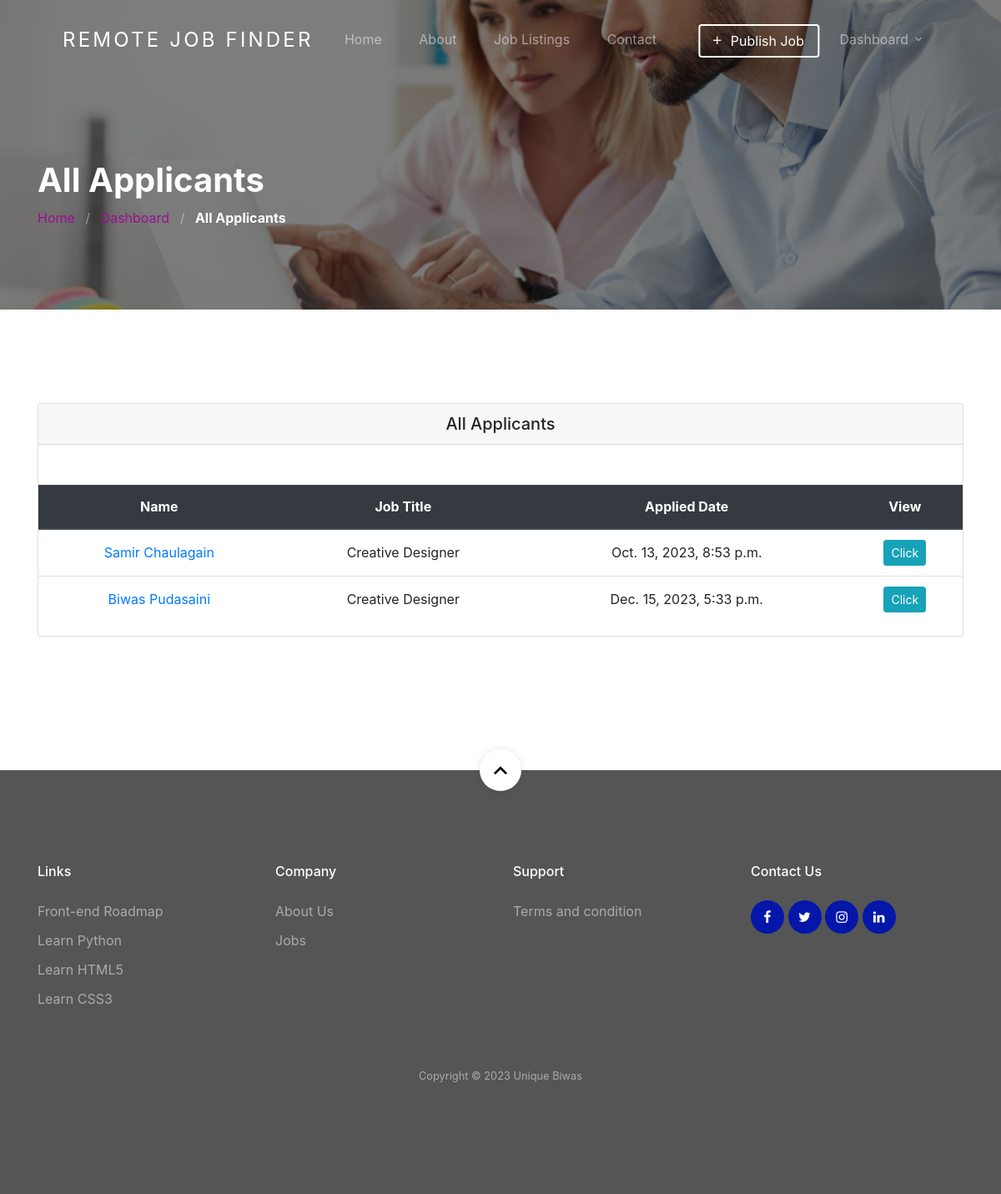
The page /dashboard/employer/job/1/applicants/ (signed in) on the database as committed earlier.
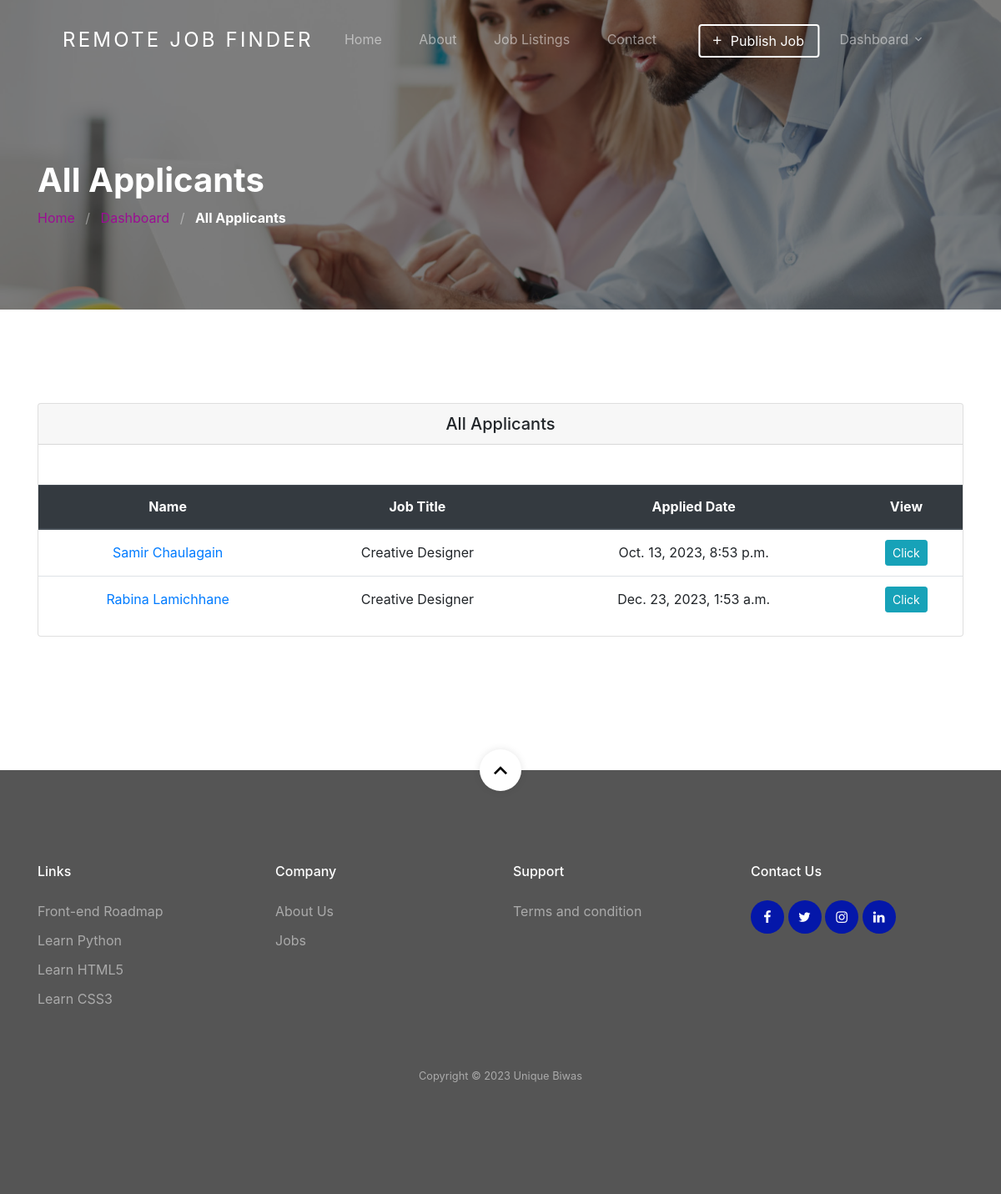
The same page on the database as committed later.
### jobapp/models.py (models this page shows, shortened)
class Applicant(models.Model):
    user = models.ForeignKey(User, on_delete=models.CASCADE)
    job = models.ForeignKey(Job, on_delete=models.CASCADE)
    timestamp = models.DateTimeField(auto_now=True, auto_now_add=False)

class Job(models.Model):
    user = models.ForeignKey(User, related_name='User', on_delete=models.CASCADE)
    title = models.CharField(max_length=300)
    description = RichTextField()
    tags = TaggableManager()
    location = models.CharField(max_length=300)
    job_type = models.CharField(choices=JOB_TYPE, max_length=1)
    category = models.ForeignKey(Category,related_name='Category', on_delete=models.CASCADE)
    salary = models.CharField(max_length=30, blank=True)
    company_name = models.CharField(max_length=300)
    company_description = RichTextField(blank=True, null=True)
    url = models.URLField(max_length=200)
    last_date = models.DateField()
    is_published = models.BooleanField(default=False)
    is_closed = models.BooleanField(default=False)
    timestamp = models.DateTimeField(auto_now=True)

### account/models.py (models this page shows, shortened)
class User(AbstractUser):
    username = None
    email = models.EmailField(unique=True, blank=False,
                              error_messages={
                                  'unique': "A user with that email already exists.",
                              })
    role = models.CharField(choices=ROLE,  max_length=10)
    gender = models.CharField(choices=JOB_TYPE, max_length=1)
    phone_number = models.CharField(max_length=10, null=True, blank=True)  # Store phone number as a string
    pdf_document = models.FileField(upload_to='pdf_documents/')
    photo=models.ImageField(upload_to='images',null=True, blank=True, default='images/default_image.png')
    USERNAME_FIELD = "email"
    REQUIRED_FIELDS = []
    def get_full_name(self):
        return self.first_name+ ' ' + self.last_name
    objects = CustomUserManager()

### jobapp/permission.py (the view)
    def wrap(request, *args, **kwargs):
        if request.user.role == 'employer':
            return function(request, *args, **kwargs)
        else:
            raise PermissionDenied

### jobapp/permission.py (called while the page is built)
def user_is_employer(function):
    def wrap(request, *args, **kwargs):
        if request.user.role == 'employer':
            return function(request, *args, **kwargs)
        else:
            raise PermissionDenied
    return wrap

### jobapp/views.py (called while the page is built)
@login_required(login_url=reverse_lazy('account:login'))
@user_is_employer
def all_applicants_view(request, id):
    all_applicants = Applicant.objects.filter(job=id)
    context = {
        'all_applicants': all_applicants
    }
    return render(request, 'jobapp/all-applicants.html', context)

### template/jobapp/all-applicants.html (shortened to what this page needs)
{% extends 'base.html' %}
{% load static %}
{% block content %}
<section class="section-hero overlay inner-page bg-image" style="background-image: url('{% static 'images/bgrr.jpg' %}');"
    id="home-section">
    <div class="container">
        <div class="row">
            <div class="col-md-7">
                <h1 class="text-white font-weight-bold">All Applicants </h1>
                <div class="custom-breadcrumbs">
                    <a href="{% url 'jobapp:home' %}">Home</a> <span class="mx-2 slash">/</span>
                    <a href="{% url 'jobapp:dashboard' %}">Dashboard</a> <span class="mx-2 slash">/</span>
                    <span class="text-white"><strong>All Applicants </strong></span>
                </div>
            </div>
        </div>
    </div>
</section>
<section class="site-section">
    <div class="container">
        <div class="row">
            <div class="col-lg-12 mb-5">
                <div class="card">
                    <h5 class="card-header text-center mb-5"> All Applicants </h5>
                    <div class="table-responsive">
                        <table class="table text-center">
                            <thead class="thead-dark">
                                <tr>
                                    <th>Name</th>
                                    <th>Job Title</th>
                                    <th>Applied Date</th>
                                    <th>View </th>
                                </tr>
                            </thead>
                            <tbody>
                                {% for applicant in all_applicants %}
                                <tr>
                                    <td class="text-center"><a href="{% url 'jobapp:applicant-details' applicant.user.id %}">{{ applicant.user.get_full_name }}</a></td     >
                                    <td>{{ applicant.job.title }}</td>
                                    <td>{{ applicant.timestamp }}</td>
                                    <td>
                                        <a class="btn btn-info btn-sm" href="{% url 'jobapp:applicant-details' applicant.user.id %}"
                                                role="button">
                                            Click
                                        </a>
                                    </td>
                                </tr>
                                {% endfor %}
                            </tbody>
                        </table>
                    </div>
                </div>
            </div>
        </div>
    </div>
</section>
{% endblock %}

### template/base.html (shortened to what this page needs)
<!DOCTYPE html>
<html>
      {% include 'head.html' %}
      <body id="top">
            {% include 'header.html' %}
            {% block content %}{% endblock %}
            {% include 'footer.html' %}
      </body>
</html>

### template/head.html (shortened to what this page needs)
{% load static %}
<head>
    <link rel="stylesheet" href="{% static 'css/custom-bs.css' %}">
    <link rel="stylesheet" href="{% static 'css/jquery.fancybox.min.css' %}">
    <link rel="stylesheet" href="{% static 'css/bootstrap-select.min.css' %}">
    <link rel="stylesheet" href="{% static 'fonts/icomoon/style.css' %}">
    <link rel="stylesheet" href="{% static 'fonts/line-icons/style.css' %}">
    <link rel="stylesheet" href="{% static 'css/owl.carousel.min.css' %}">
    <link rel="stylesheet" href="{% static 'css/animate.min.css' %}">
    <link rel="stylesheet" href="{% static 'css/bootstrap-datepicker.css' %}">
    <link rel="stylesheet" href="https://maxcdn.bootstrapcdn.com/bootstrap/4.5.2/css/bootstrap.min.css">
    <link rel="stylesheet" href="https://cdnjs.cloudflare.com/ajax/libs/open-iconic/1.1.1/font/css/open-iconic-bootstrap.min.css">
    <link rel="stylesheet" href="{% static 'css/style.css' %}">
</head>

### template/header.html (shortened to what this page needs)
<div class="site-wrap">
  <header class="site-navbar mt-3">
    <div class="container-fluid">
      <div class="row align-items-center">
        <div class="site-logo col-6"><a href="{% url 'jobapp:home' %}">Remote Job Finder</a></div>
        <nav class="mx-auto site-navigation">
          <ul class="site-menu js-clone-nav d-none d-xl-block ml-0 pl-0">
            <li><a href="{% url 'jobapp:home' %}" class="nav-link">Home</a></li>
            <li><a href="{% url 'jobapp:about_us' %}">About</a></li>
            <li><a href="{% url 'jobapp:job-list' %}">Job Listings</a></li>
            <li><a href="{% url 'jobapp:contact_us' %}">Contact</a></li>
          </ul>
        </nav>
        <div class="right-cta-menu text-right d-flex aligin-items-center col-6">
          <div class="ml-auto">
            <div class="site-navigation fix">
              <ul class="site-menu js-clone-nav d-none d-xl-block ml-0 pl-0">
                {% if user.is_authenticated and user.role == 'employer'  %}
                <a href="{% url 'jobapp:create-job' %}"
                  class="js-clone-nav pr-3 btn btn-outline-white border-width-2 d-none d-lg-inline-block"><span
                    class="mr-2 icon-add"></span>Publish Job</a>
                <li class="pr-3 has-children">
                  <a>Dashboard</a>
                </li>
                {% endif %}
              </ul>
            </div>
          </div>
        </div>
      </div>
    </div>
  </header>

### template/footer.html (shortened to what this page needs)
    <footer class="site-footer">
      <a href="#top" class="smoothscroll scroll-top">
        <span class="icon-keyboard_arrow_up"></span>
      </a>
      <div class="container">
        <div class="row mb-5">
          <div class="col-6 col-md-3 mb-4 mb-md-0">
            <h3>Links</h3>
            <ul class="list-unstyled">
              <li><a href="https://roadmap.sh/frontend">Front-end Roadmap</a></li>
              <li><a href="https://www.python.org/">Learn Python</a></li>
              <li><a href="https://html.com/html5/">Learn HTML5</a></li>
              <li><a href="https://www.tutorialrepublic.com/css-tutorial/">Learn CSS3</a></li>
            </ul>
          </div>
          <div class="col-6 col-md-3 mb-4 mb-md-0">
            <h3>Company</h3>
            <ul class="list-unstyled">
              <li><a href="{% url 'jobapp:about_us' %}">About Us</a></li>
              <li><a href="{% url 'jobapp:job-list' %}">Jobs</a></li>
            </ul>
          </div>
          <div class="col-6 col-md-3 mb-4 mb-md-0">
            <h3>Support</h3>
            <ul class="list-unstyled">
              <li><a href="{% url 'jobapp:terms-condition' %}">Terms and condition</a></li>
            </ul>
          </div>
          <div class="col-6 col-md-3 mb-4 mb-md-0">
            <h3>Contact Us</h3>
            <div class="footer-social">
              <a href="https://www.facebook.com/unique.biwas.7/"><span class="icon-facebook"></span></a>
              <a href="https://twitter.com/BiwasUnique"><span class="icon-twitter"></span></a>
              <a href="https://www.instagram.com/unique_biwas/"><span class="icon-instagram"></span></a>
              <a href="https://www.linkedin.com/in/biwas-pudasaini-191435216/"><span class="icon-linkedin"></span></a>
            </div>
          </div>
        </div>
        <div class="row text-center">
          <div class="col-12">
            <p class="copyright"><small>
              Copyright &copy; <a>
                 Unique Biwas
                </div>
          </div>
        </div>
      </div>

### template/scripts.html (shortened to what this page needs)
{% load static %}

Rows that differ between the two databases and show on the page:
removed Applicant: user.get_full_name "Biwas Pudasaini", job "Creative Designer", timestamp "Dec. 15, 2023, 5:33 p.m."
added Applicant: user.get_full_name "Rabina Lamichhane", job "Creative Designer", timestamp "Dec. 23, 2023, 1:53 a.m."
